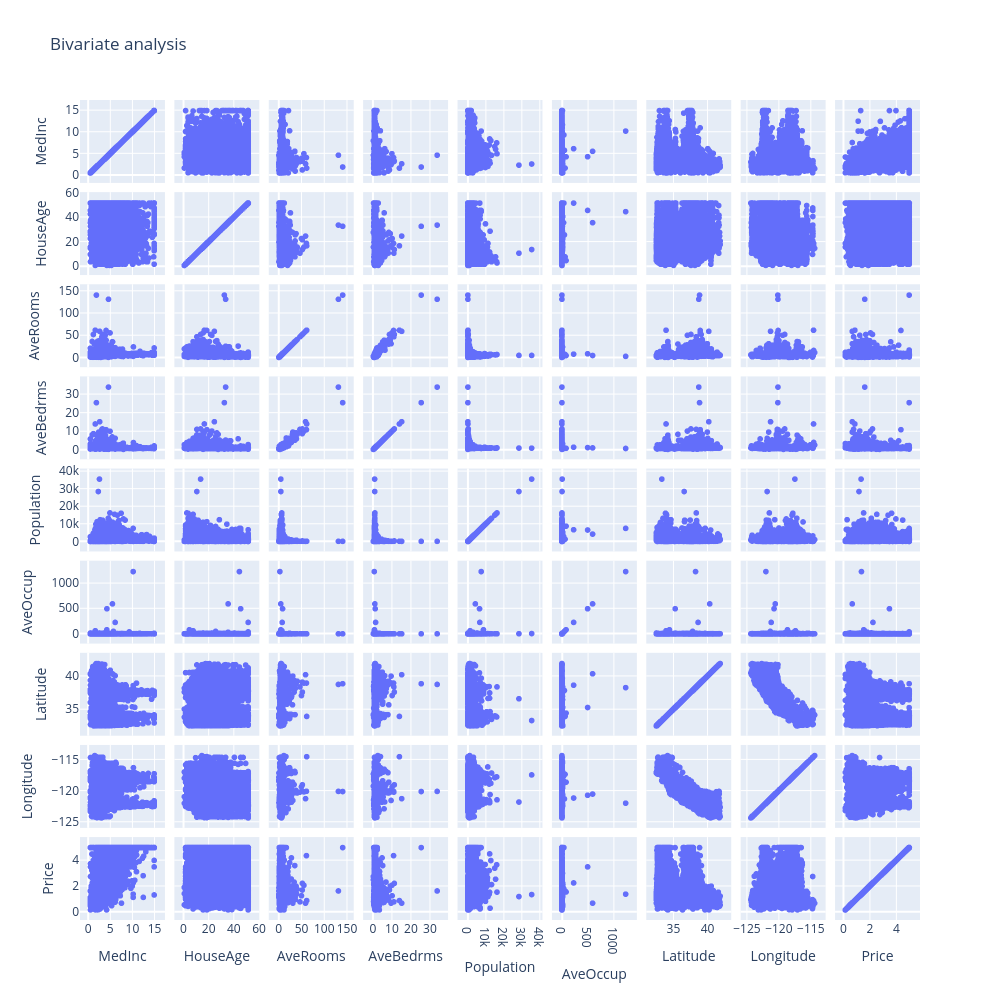

Notebook cell for this chart:
### Code cell
# Visualize pairwise dependencies
###  1. Create a scatter matrix of all the columns of dataset       ###
###  2. Give it a title and a size big enough to be readable       ###
###  3. Display the figure                                        ###

fig = px.scatter_matrix(dataset, dimensions=dataset.columns, title="Bivariate analysis")
fig.update_layout(width=1000, height=1000)
fig.show()

### Figure 1 — Plotly figure (JSON) as saved in the notebook; plotly's stock layout.template omitted (floating-point values rounded to 4 significant figures; data arrays with more than 128 entries replaced by an {"elided": "..."} marker saying what was removed)
{"data": [{"dimensions": [{"axis": {"matches": true}, "label": "MedInc", "values": {"elided": "20640 float values"}}, {"axis": {"matches": true}, "label": "HouseAge", "values": {"elided": "20640 float values"}}, {"axis": {"matches": true}, "label": "AveRooms", "values": {"elided": "20640 float values"}}, {"axis": {"matches": true}, "label": "AveBedrms", "values": {"elided": "20640 float values"}}, {"axis": {"matches": true}, "label": "Population", "values": {"elided": "20640 float values"}}, {"axis": {"matches": true}, "label": "AveOccup", "values": {"elided": "20640 float values"}}, {"axis": {"matches": true}, "label": "Latitude", "values": {"elided": "20640 float values"}}, {"axis": {"matches": true}, "label": "Longitude", "values": {"elided": "20640 float values"}}, {"axis": {"matches": true}, "label": "Price", "values": {"elided": "20640 float values"}}], "hovertemplate": "%{xaxis.title.text}=%{x}<br>%{yaxis.title.text}=%{y}<extra></extra>", "legendgroup": "", "marker": {"color": "#636efa", "symbol": "circle"}, "name": "", "showlegend": false, "type": "splom"}], "layout": {"dragmode": "select", "height": 1000, "legend": {"tracegroupgap": 0}, "title": {"text": "Bivariate analysis"}, "width": 1000}}
